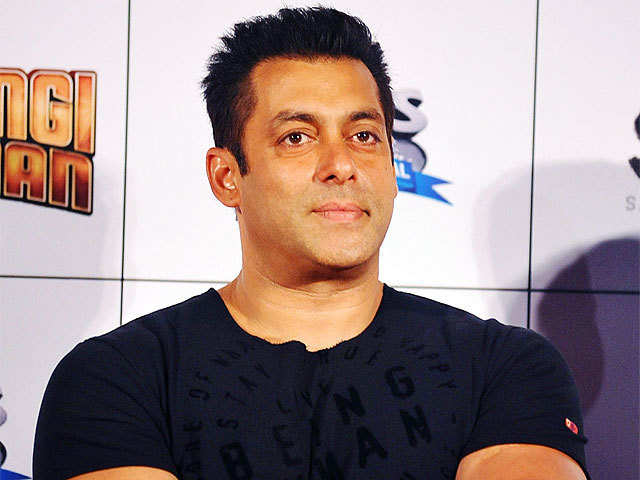
#> input picture OpenCVImageProcessisng-main/SwapFaceInImage/SalmanKhan.jpeg, 640 x 480 px, given in place of SalmanKhan.jpg, which was not available
$ jupyter execute swap.ipynb
#> lines starting #> are read from the running program, lines starting #| are printed output that depends on the picture; pictures that were not available may be replaced by others from this repository, and a replacement may not be noted
[cell 1]
#Task 4.2
import cv2

[cell 2]
sallu = cv2.imread("SalmanKhan.jpg")
#> sallu is the input picture: shape (480, 640, 3); mean B, G, R 139, 138.5, 155.9
sallu.shape
#> Out = (480, 640, 3)

[cell 3]
srk=cv2.imread("SRK.jpg")
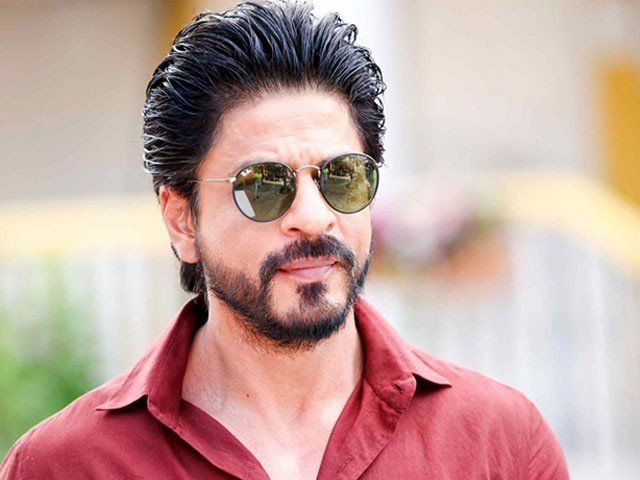
#> input picture OpenCVImageProcessisng-main/SwapFaceInImage/SRK.jpeg, 640 x 480 px, given in place of SRK.jpg, which was not available
#> srk is the input picture: shape (480, 640, 3); mean B, G, R 159.4, 166.1, 196.5
srk.shape
#> Out = (480, 640, 3)

[cell 4]
cv2.imshow("Salman_Khan",sallu)
cv2.waitKey()
cv2.destroyAllWindows()

[cell 5]
cv2.imshow("Shah_Ruk_Khan",srk)
cv2.waitKey()
cv2.destroyAllWindows()

[cell 6]
#Crop and Swap
sallu_crop = sallu[10:310,150:400]
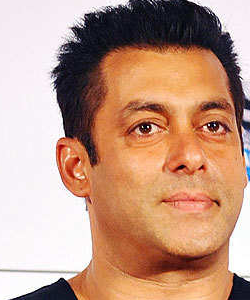
#> sallu_crop: shape (300, 250, 3); mean B, G, R 131.3, 152.4, 192.6
srk[10:310,150:400]=sallu_crop
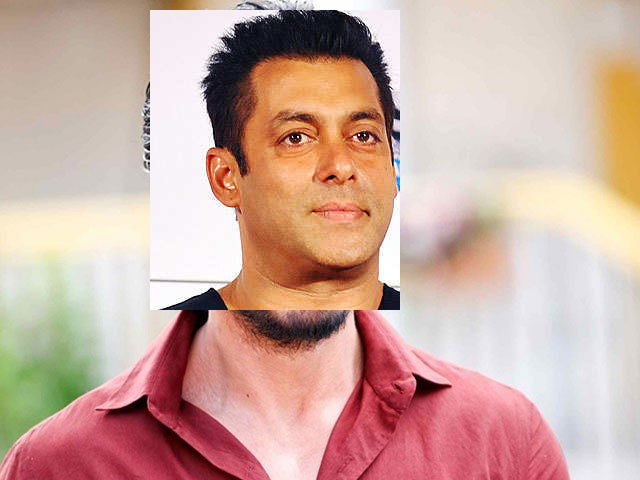
#> srk: shape (480, 640, 3); mean B, G, R 160.4, 171.3, 205.6
cv2.imshow("swap",srk)
cv2.waitKey()
cv2.destroyAllWindows()
